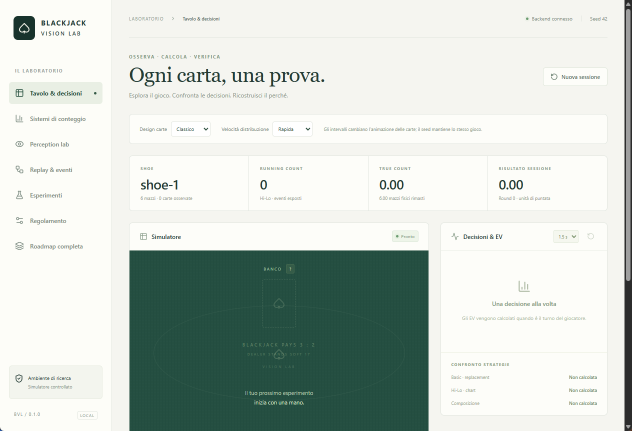
#> input picture release/owned-window-capture.png, 1264 x 861 px (shown at 1/2 size); its folder holds only this picture in this run
$ python -i ocr.py   (imports and definitions only)
#> lines starting #> are read from the running program, lines starting #| are printed output that depends on the picture; after the words box and inside, x2 and y2 are one past the last pixel; in counts of white or black regions, pixels touching at a corner belong together
"""Offline, bounded CPU text recognition using an attributed PaddleOCR model.

The resize/CTC contract follows RapidOCR / PaddleOCR (Apache-2.0). Input pixels,
not game memory or labels, are the only source of recognized text.
"""
from functools import lru_cache
import hashlib
import math
from pathlib import Path
import threading

import cv2
import numpy as np

MODEL_SHA256 = "48fc40f24f6d2a207a2b1091d3437eb3cc3eb6b676dc3ef9c37384005483683b"
_lock = threading.RLock()
_session = None
_characters = None


def _runtime():
    global _session, _characters
    with _lock:
        if _session is None:
            import onnxruntime as ort
            path = Path(__file__).parent / "assets/ocr/ch_PP-OCRv4_rec_infer.onnx"
            if not path.is_file() or hashlib.sha256(path.read_bytes()).hexdigest() != MODEL_SHA256:
                raise RuntimeError("The bundled card OCR model is missing or damaged. Reinstall the current app.")
            options = ort.SessionOptions()
            options.intra_op_num_threads = 1
            options.inter_op_num_threads = 1
            options.log_severity_level = 3
            _session = ort.InferenceSession(str(path), sess_options=options, providers=["CPUExecutionProvider"])
            _characters = [""] + _session.get_modelmeta().custom_metadata_map["character"].splitlines() + [" "]
        return _session, _characters


@lru_cache(maxsize=512)
def _read_cached(shape, content):
    rgb = np.frombuffer(content, dtype=np.uint8).reshape(shape)
    h, w = rgb.shape[:2]
    width = max(1, math.ceil(48 * w / h))
    if width > 1024:
        return "", 0.
    scaled = cv2.resize(rgb[:, :, ::-1], (width, 48)).astype(np.float32) / 127.5 - 1.
    batch = np.zeros((1, 3, 48, max(320, width)), dtype=np.float32)
    batch[0, :, :, :width] = scaled.transpose(2, 0, 1)
    session, characters = _runtime()
    with _lock:
        output = session.run(None, {session.get_inputs()[0].name: batch})[0][0]
    ids = output.argmax(1)
    keep = (ids != 0) & np.r_[True, ids[1:] != ids[:-1]]
    if not keep.any():
        return "", 0.
    return "".join(characters[i] for i in ids[keep]).strip(), float(output.max(1)[keep].mean())


def read_text(rgb):
    image = np.ascontiguousarray(rgb, dtype=np.uint8)
    if image.ndim != 3 or image.shape[2] != 3 or min(image.shape[:2]) < 3 or image.size > 1_000_000:
        return "", 0.
    return _read_cached(image.shape, image.tobytes())


def read_light_text(rgb):
    """Read a light-on-dark label, excluding the panel border."""
    hsv = cv2.cvtColor(rgb, cv2.COLOR_RGB2HSV)
#> hsv: shape (861, 1264, 3); mean H, S, V 40.9, 32.6, 211.8
    ink = (hsv[:, :, 1] < 115) & (hsv[:, :, 2] > 160)
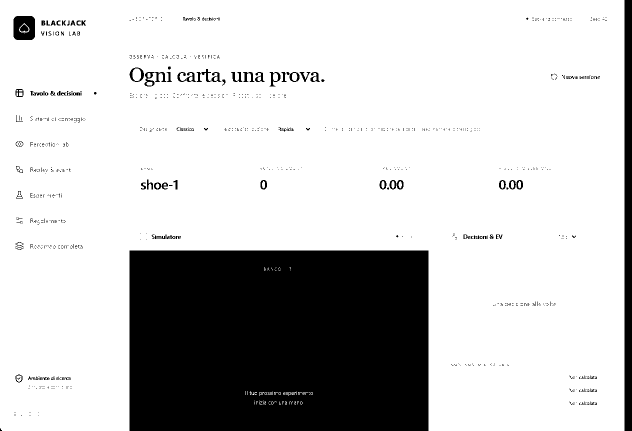
#> ink: shape (861, 1264) bool (shown at 1/2 size); 78% white; 977 black regions (889 under 20 px), largest, box (x1, y1, x2, y2) and area: (259, 501, 857, 861) 214756, (1249, 0, 1264, 861) 12915, (27, 32, 70, 80) 1725
    # Compression can turn isolated gold-border pixels white. They must not
    # stretch a one-digit label into a panel-wide OCR crop. Preserve the actual
    # grayscale strokes while bounding only text-sized connected components.
    _, labels, stats, _ = cv2.connectedComponentsWithStats(ink.astype(np.uint8), 8)
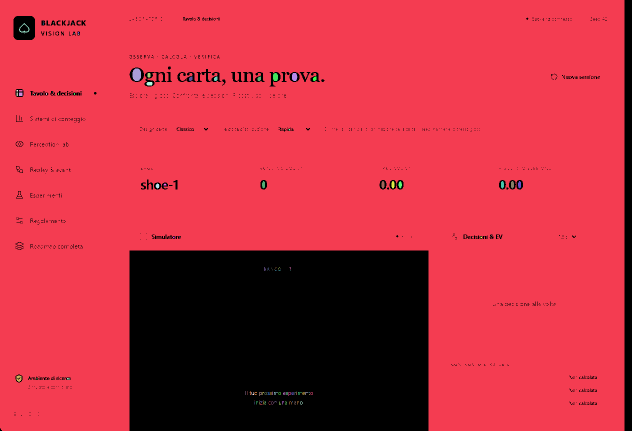
#> labels: shape (861, 1264) int32 (shown at 1/2 size); 109 distinct labels, from 0 to 108; one colour per label, 0 black
#> stats = 109 rows, first 6: [0, 0, 1264, 861, 239660], [0, 0, 1249, 861, 846142], [86, 43, 1, 2, 2], [106, 44, 1, 3, 3], [145, 45, 2, 2, 3], [38, 46, 21, 21, 101]
    valid=[i for i,(_,_,w,h,area) in enumerate(stats) if i and h>=3 and area>=4]
#> valid = 77 values from 1 to 106
    ink=np.isin(labels,valid)
#> ink: shape (861, 1264) bool; 78% white; 977 black regions (889 under 20 px), largest, box (x1, y1, x2, y2) and area: (259, 501, 857, 861) 214803, (1249, 0, 1264, 861) 12915, (27, 32, 70, 80) 1725
    yy, xx = np.where(ink)
    if len(xx) < 5:
        return "", 0.
    # A white background is robust for the recognizer's normal text contract.
    gray = cv2.cvtColor(rgb, cv2.COLOR_RGB2GRAY)
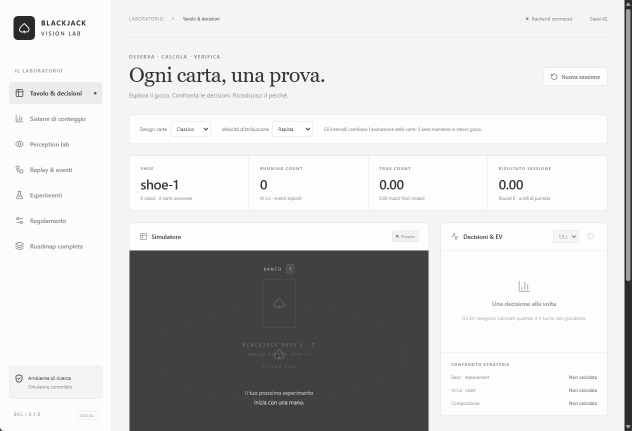
#> gray: shape (861, 1264) (shown at 1/2 size); min 21, max 255, mean 208
    bw = 255-gray[yy.min():yy.max()+1, xx.min():xx.max()+1]
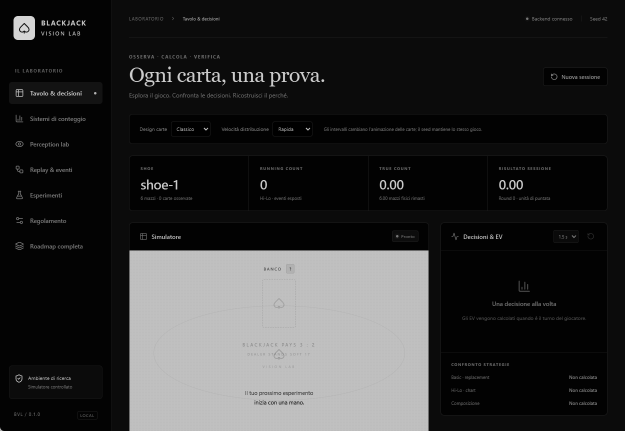
#> bw: shape (861, 1249) (shown at 1/2 size); min 0, max 234, mean 45.6
    bw = cv2.normalize(bw, None, 0, 255, cv2.NORM_MINMAX)
    bw = cv2.copyMakeBorder(bw, 3, 3, 3, 3, cv2.BORDER_CONSTANT, value=255)
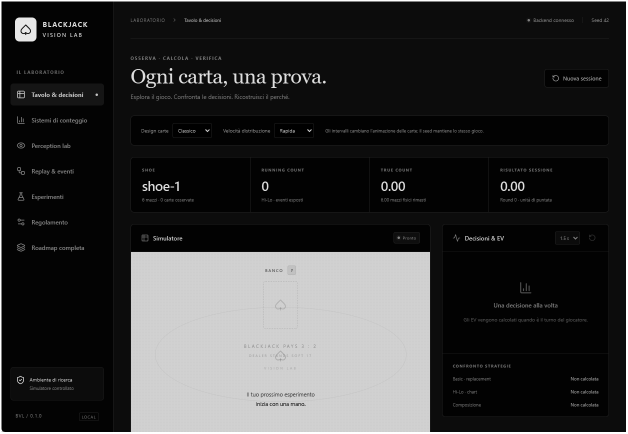
#> bw: shape (867, 1255) (shown at 1/2 size); min 0, max 255, mean 52
    return read_text(np.repeat(bw[:, :, None], 3, axis=2))

>>> import cv2
>>> picture = cv2.cvtColor(cv2.imread('../release/owned-window-capture.png'), cv2.COLOR_BGR2RGB)
>>> result = read_light_text(picture)
#> result = ('', 0)
